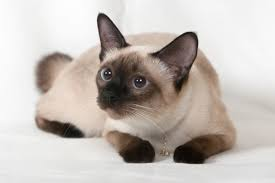
#> input picture cmj/assets/cat.jpg, 275 x 183 px
$ python second_cv.py
#> lines starting #> are read from the running program, lines starting #| are printed output that depends on the picture
import sys
import cv2

img = cv2.imread("./assets/cat.jpg")
#> img is the input picture: shape (183, 275, 3); mean B, G, R 183.2, 188.7, 196.1

if img is None:
    sys.exit("파일을 찾을 수 없습니다")

# I =round(0.299*R+0.587*G+0.114*B)

gray_img = cv2.cvtColor(img, cv2.COLOR_BGR2GRAY)
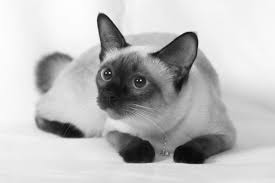
#> gray_img: shape (183, 275); min 2, max 255, mean 190.3
resized_img = cv2.resize(gray_img, dsize=(0,0), fx=0.5, fy=0.5)
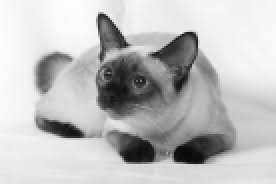
#> resized_img: shape (92, 138) (shown 2 times larger); min 9, max 253, mean 190.7

cv2.imshow("Color Image", img)
cv2.imshow("Grayscale Image", gray_img)
cv2.imshow("Resized Image", resized_img)
cv2.waitKey()
cv2.destroyAllWindows()
